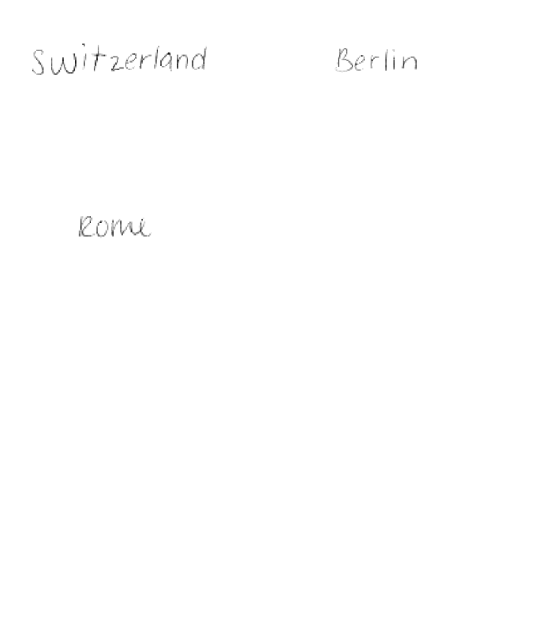
#> input picture sagemaker/data/sample/demo.png, 546 x 632 px
$ jupyter execute --allow-errors 5_endpoint_updates.ipynb   (shell and % lines are left out)
#> lines starting #> are read from the running program, lines starting #| are printed output that depends on the picture; after the words box and inside, x2 and y2 are one past the last pixel; in counts of white or black regions, pixels touching at a corner belong together
#> further down, img is the input picture: shape (632, 546); min 16, max 255, mean 254.5
### sagemaker/src/utils.py
import mxnet as mx
import cv2
import numpy as np
from skimage.draw import line_aa

# [11 lines left out: function crop_image, not called in this run]

def resize_image(image, desired_size, allignment="centre"):
    ''' Helper function to resize an image while keeping the aspect ratio.
    Parameter
    ---------

    image: np.array
        The image to be resized.

    desired_size: (int, int)
        The (height, width) of the resized image

    Return
    ------

    image: np.array
        The image of size = desired_size

    border_bb: (int, int, int, int)
        (x, y, w, h) in percentages of the borders added into the image to keep the aspect ratio
    '''
#> called with desired_size = (700, 700), allignment = 'centre'
    original_image_size = image.shape[:2]
#> original_image_size = (632, 546)
    size = image.shape[:2]
#> size = (632, 546)

    if size[0] > desired_size[0] or size[1] > desired_size[1]:
        ratio_w = float(desired_size[0]) / size[0]
        ratio_h = float(desired_size[1]) / size[1]
        ratio = min(ratio_w, ratio_h)
        new_size = tuple([int(x * ratio) for x in size])
        image = cv2.resize(image, (new_size[1], new_size[0]))
        size = image.shape

    delta_w = max(0, desired_size[1] - size[1])
#> delta_w = 154
    delta_h = max(0, desired_size[0] - size[0])
#> delta_h = 68
    top, bottom = delta_h // 2, delta_h - (delta_h // 2)
#> top = 34; bottom = 34

    if allignment == "centre":
        left, right = delta_w // 2, delta_w - (delta_w // 2)
#> left = 77; right = 77
    if allignment == "left":
        left = 5
        right = delta_w - 5

    color = image[0][0]
#> color = 255
    if color < 230:
        color = 230
    bordered_image = cv2.copyMakeBorder(image, top, bottom, left, right,
                                        cv2.BORDER_CONSTANT, value=float(color))
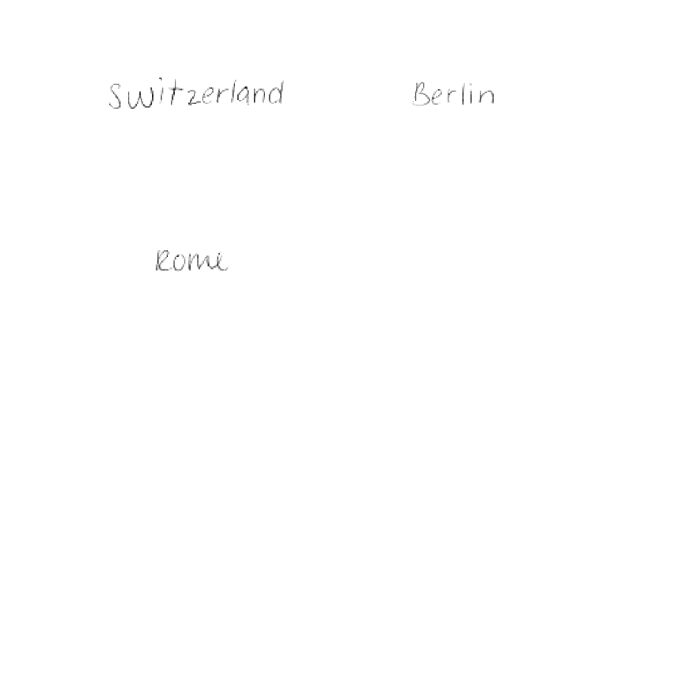
#> bordered_image: shape (700, 700); min 16, max 255, mean 254.7
    border_bb = [left, top,
                 bordered_image.shape[1] - right - left,
                 bordered_image.shape[0] - top - bottom]
#> border_bb = [77, 34, 546, 632]

    border_bb = [border_bb[0] / bordered_image.shape[1],
                 border_bb[1] / bordered_image.shape[0],
                 border_bb[2] / bordered_image.shape[1],
                 border_bb[3] / bordered_image.shape[0]]
#> border_bb = [0.11, 0.0486, 0.78, 0.903]

    bordered_image[bordered_image > 230] = 255
#> bordered_image: shape (700, 700); 0.17% of pixels changed, all inside (x1, y1, x2, y2) = (109, 77, 494, 273)
    return bordered_image, border_bb

# [198 lines left out: functions decode, handwriting_recognition_transform, transform_bb_after_resize, transform_bb_after_cropping, draw_text_on_image, draw_line and 3 more, not called in this run]

### sagemaker/5_endpoint_updates.ipynb
[cell 1]
import boto3
import os
import json
import numpy as np
import cv2
from src.utils import resize_image

from src.sm_utils import get_latest_training_job, get_model_data, parse_model_data

# Build an endpoint with the new models
In this notebook, we build new SageMaker endpoints with the models that you trained.

#> (a cell that did not finish here is left out)

## Get the models from S3

[cell 3]
os.mkdir("model")

#> (the rest of this cell did not finish here and is left out)

[cell 4]
# Clean up the temporary folders and files

## Build new endpoints with the models

[cell 5]
import sagemaker

from sagemaker.mxnet.model import MXNetModel

#> (the rest of this cell did not finish here and is left out)

[cell 6]
img = cv2.imread('data/sample/demo.png', cv2.IMREAD_GRAYSCALE)

resized_img, _ = resize_image(img, desired_size=(700, 700))
#> (the rest of this cell did not finish here and is left out)

[cell 7]
import matplotlib.pyplot as plt
import matplotlib.patches as patches

fig, ax = plt.subplots(1, figsize=(20, 15))

#> (the rest of this cell did not finish here and is left out)
